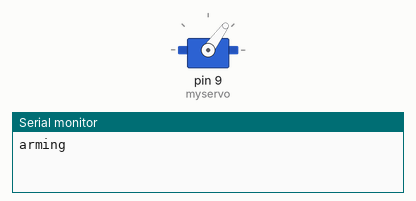
A sketch run on a simulated Arduino Uno, built with avr-gcc and run on an emulated ATmega328P. Parts: servo, the last lines printed to the serial monitor.

Above: at 0.1 s.
At 2.1 s:
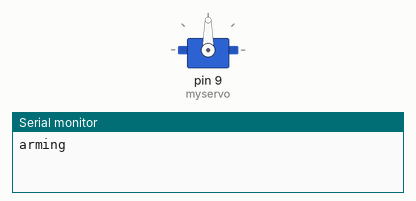
At 6.1 s:
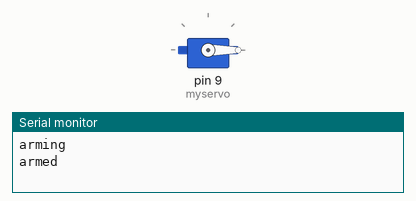
Timing chart, 0 to 7.6 s (numbered marks = the images above):
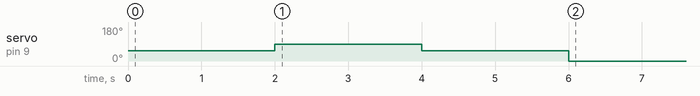

Measured:
- by itself, servo on pin 9 (myservo): 54° → 90° at 2.0 s, → 54° 2.0 s later, → 0° 2.0 s later

The sketch:

sketch_apr23b.ino
```cpp
#include <Servo.h>

Servo myservo;

void arm(){
  // arm the speed controller, modify as necessary for your ESC
  Serial.println("arming");
  setSpeed(30);
  delay(2000);
  setSpeed(50);
  delay(2000);
  Serial.println("armed");
  setSpeed(30);
  delay(2000);
}

void setSpeed(int speed){
  // speed is from 0 to 100 where 0 is off and 100 is maximum speed
  //the following maps speed values of 0-100 to angles from 0-180,
  int angle = map(speed, 0, 100, 0, 180);
  myservo.write(angle);
}

void setup() {
  Serial.begin(9600);
  // put your setup code here, to run once:
  myservo.attach(9);
  arm();
}

void loop() {
  setSpeed(0);
}
```
